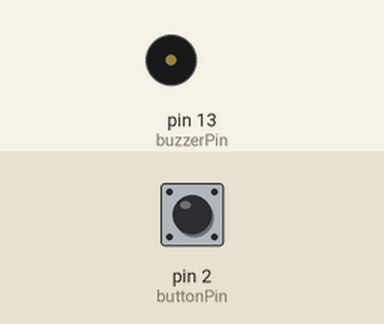
Recording of a sketch running on a simulated Arduino Uno, built with avr-gcc and run on an emulated ATmega328P. Parts: buzzer (waves = sounding, pin HIGH). Inputs (shaded band) come from the test bench; at power-on: pin 2 (buttonPin) LOW.

Above: at 1.2 s.
1.3 s: pin 2 (buttonPin) pulled HIGH for 0.15 s
At 1.37 s:
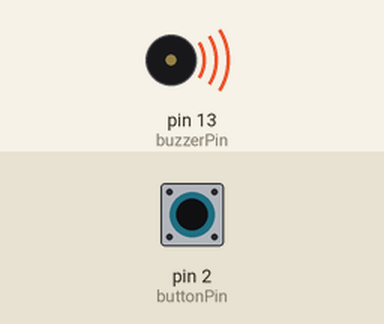
2.9 s: pin 2 (buttonPin) pulled HIGH for 3.2 s
At 7.2 s:
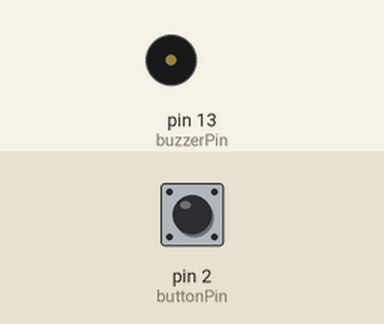
Timing chart, 0 to 8.7 s (numbered marks = the images above; inputs shaded):
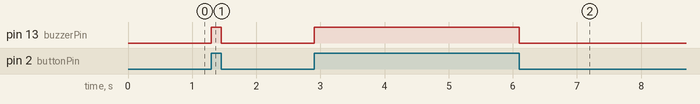

The sketch:

PushButtonBuzzer.ino
```cpp
const int buttonPin = 2;     // the number of the pushbutton pin
const int buzzerPin =  13;      // the number of the Buzzer pin
int buttonState;            // variable for reading the pushbutton status


void setup() {
 // initialize the LED pin as an output:
//Serial.begin(9600); // opens serial port, sets data rate to 9600 bps
pinMode(buzzerPin, OUTPUT);
  // initialize the pushbutton pin as an input:
  pinMode(buttonPin, INPUT);
}

void loop() {

buttonState = digitalRead(buttonPin);

if (buttonState == HIGH) {
    // turn buzzer on:
    digitalWrite(buzzerPin, HIGH);

  } else {
    // turn buzzer off:
    digitalWrite(buzzerPin, LOW);
  }
//Serial.print(buttonPin);
//Serial.print("\t");
}
```

Measured:
- after the input at 1.3 s, pin 13 (buzzerPin): LOW → HIGH at once, → LOW 0.15 s later
- after the input at 2.9 s, pin 13 (buzzerPin): LOW → HIGH at once, → LOW 3.2 s later
